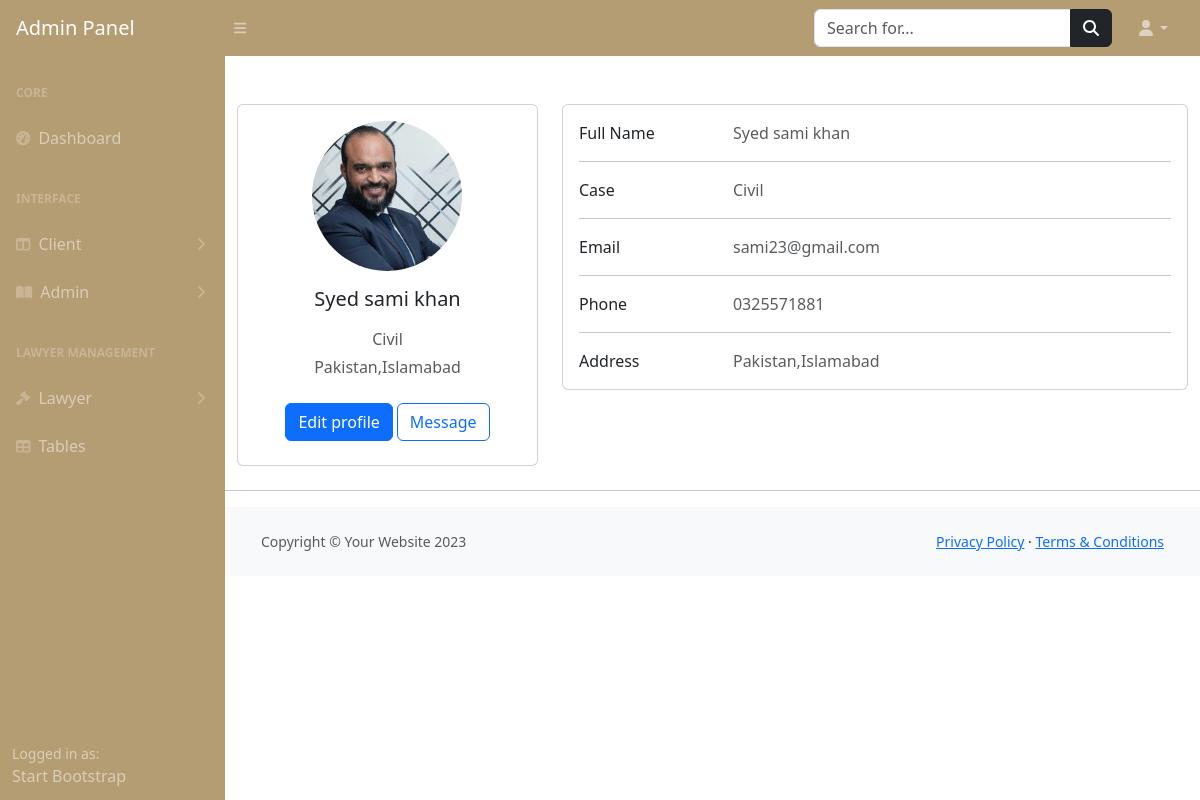
/admin-panel/profilelawyer.php?id=2, run on an earlier commit of the app's database.
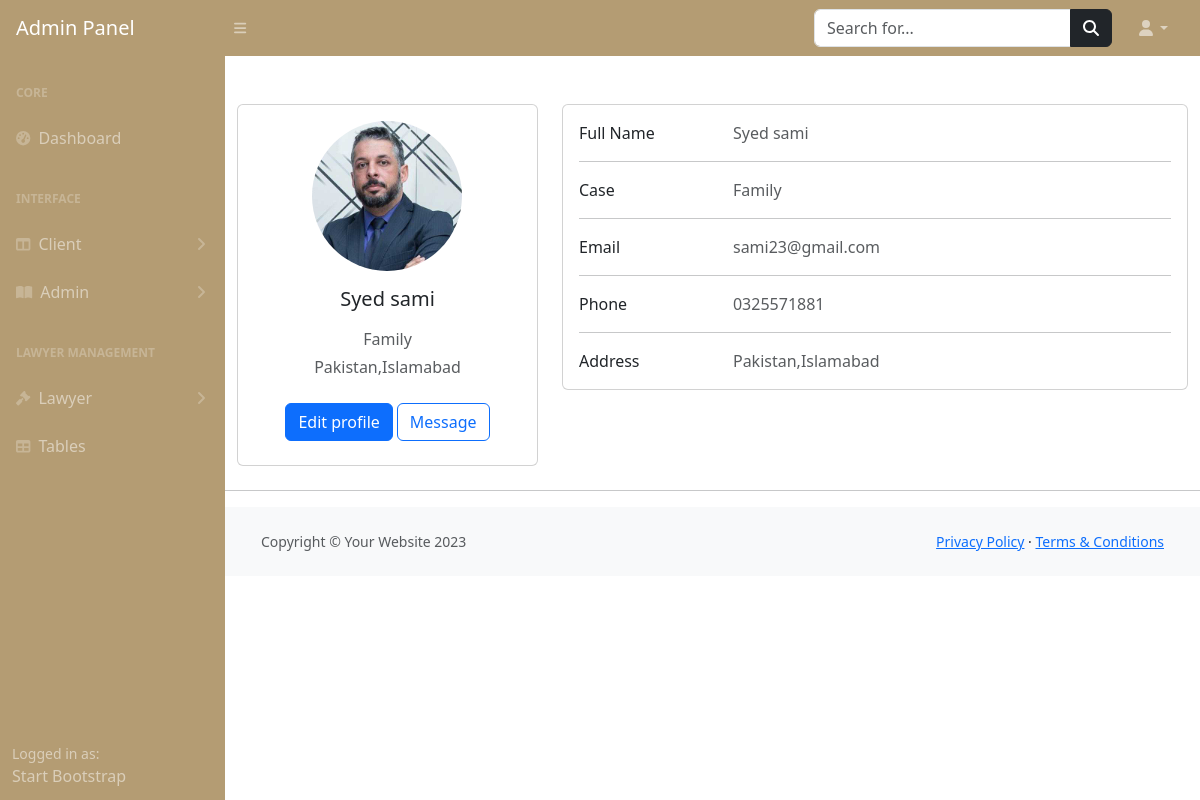
And on a later commit of the database.
### tables this page shows
CREATE TABLE `lawyer` (
  `id` int(11) NOT NULL,
  `name` varchar(255) NOT NULL,
  `case` int(255) NOT NULL,
  `email` varchar(255) NOT NULL,
  `phone` varchar(255) NOT NULL,
  `address` text NOT NULL,
  `image` varchar(255) NOT NULL,
  `status` tinyint(1) NOT NULL DEFAULT 1
);

CREATE TABLE `cases` (
  `cid` int(255) NOT NULL,
  `case_name` varchar(255) NOT NULL,
  `status` tinyint(255) NOT NULL DEFAULT 1
);

### admin-panel/profilelawyer.php (the view, shortened to what this page needs)
<?php
include ("includes/header.php");
include ("includes/topbar.php");
include ("includes/sidebar.php");
include("../config.php");
$law_id=$_GET['id'];
$profile="SELECT * FROM `lawyer` as l inner join `cases` as c on l.case=c.cid where id='$law_id'";
$run_query=mysqli_query($connection,$profile);
if (mysqli_num_rows($run_query)>0) {
  while ($row=mysqli_fetch_assoc($run_query)) {
?>
<!DOCTYPE html>
<html lang="en">
<head>
</head>
<body>
  <div class="container mt-5 ">
    <div class="row">
      <div class="col-lg-4">
        <div class="card mb-4">
          <div class="card-body text-center">
          <img src="<?php echo 'image/'.$row['image']?>" alt="avatar"
              class="rounded-circle img-fluid" style="width: 150px;height:150px">
            <h5 class="my-3"><?php echo $row['name']?></h5>
            <p class="text-muted mb-1"><?php echo $row['case_name']?></p>
            <p class="text-muted mb-4"><?php echo $row['address']?></p>
            <div class="d-flex justify-content-center mb-2">
              <button type="button" class="btn btn-primary">Edit profile</button>
              <button type="button" class="btn btn-outline-primary ms-1">Message</button>
            </div>
          </div>
        </div>
      </div>
      <div class="col-lg-8">
        <div class="card mb-4">
          <div class="card-body">
            <div class="row">
              <div class="col-sm-3">
                <p class="mb-0">Full Name</p>
              </div>
              <div class="col-sm-9">
                <p class="text-muted mb-0"><?php echo $row['name']?></p>
              </div>
            </div>
            <hr>
            <div class="row">
              <div class="col-sm-3">
                <p class="mb-0">Case</p>
              </div>
              <div class="col-sm-9">
                <p class="text-muted mb-0"><?php echo $row['case_name']?></p>
              </div>
            </div>
            <hr>
            <div class="row">
              <div class="col-sm-3">
                <p class="mb-0">Email</p>
              </div>
              <div class="col-sm-9">
                <p class="text-muted mb-0"><?php echo $row['email']?></p>
              </div>
            </div>
            <hr>
            <div class="row">
              <div class="col-sm-3">
                <p class="mb-0">Phone</p>
              </div>
              <div class="col-sm-9">
                <p class="text-muted mb-0"><?php echo $row['phone']?></p>
              </div>
            </div>
            <hr>
            <div class="row">
              <div class="col-sm-3">
                <p class="mb-0">Address</p>
              </div>
              <div class="col-sm-9">
                <p class="text-muted mb-0"><?php echo $row['address']?></p>
              </div>
            </div>
          </div>
        </div>
      </div>
      <hr>
<?php
 }
}
?>
</body>
</html>
<?php
include("includes/footer.php");
?>

What changed in the data, as far as the page shows it:
changed lawyer "Pakistan,Islamabad": image: a different picture; name "Syed sami khan" → "Syed sami"; case.case_name "Civil" → "Family"
